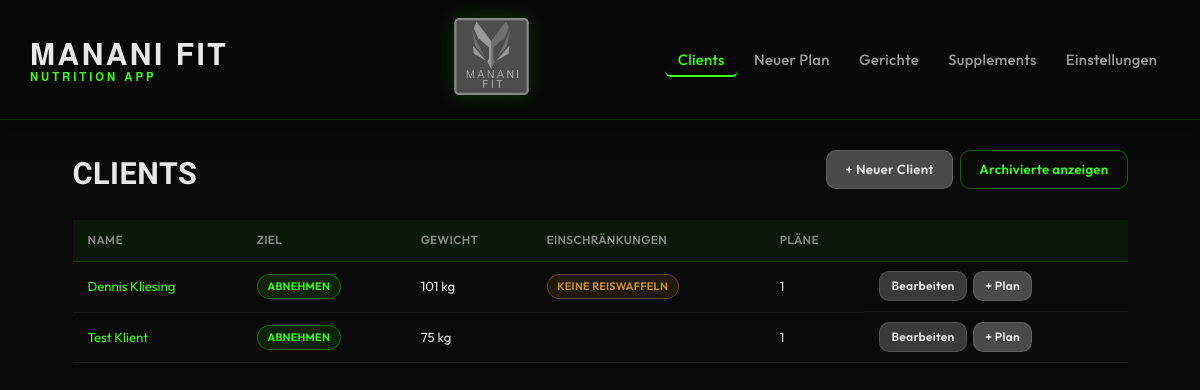
The app's page /clients with its own data.
### models.py (models this page shows, shortened)
class Client(db.Model):
    __tablename__ = "clients"
    __allow_unmapped__ = True
    id: int = db.Column(db.Integer, primary_key=True)
    name: str = db.Column(db.String(120), nullable=False)
    email: str | None = db.Column(db.String(200))
    phone: str | None = db.Column(db.String(50))
    birthdate: date | None = db.Column(db.Date)
    gender: str | None = db.Column(db.String(20))
    weight_kg: float | None = db.Column(db.Float)
    height_cm: float | None = db.Column(db.Float)
    goal: str = db.Column(db.String(30), nullable=False, default="Halten")
    restrictions_text: str | None = db.Column(db.Text)
    restriction_tags: str = db.Column(db.Text, default="[]")
    created_at: datetime = db.Column(db.DateTime, default=datetime.utcnow)
    updated_at: datetime = db.Column(
        db.DateTime, default=datetime.utcnow, onupdate=datetime.utcnow
    )
    is_archived: bool = db.Column(db.Boolean, default=False)
    macro_overrides: str | None = db.Column(db.Text, nullable=True)
    plans = db.relationship("MealPlan", back_populates="client", lazy="dynamic")
    def get_restriction_tags(self) -> list[str]:
        return json.loads(self.restriction_tags or "[]")

### app.py (the view)
    @app.route("/clients")
    def clients_list():
        show_archived = request.args.get("archived") == "1"
        query = Client.query
        if not show_archived:
            query = query.filter_by(is_archived=False)
        clients = query.order_by(Client.name).all()
        return render_template(
            "clients/list.html", clients=clients, show_archived=show_archived
        )

### templates/clients/list.html (shortened to what this page needs)
{% extends "base.html" %}
{% block content %}
<div class="page-header">
  <h1>Clients</h1>
  <div class="header-actions">
    <a href="{{ url_for('clients_new') }}" class="btn btn--primary">+ Neuer Client</a>
    {% if show_archived %}
      <a href="{{ url_for('clients_list') }}" class="btn btn--ghost">Aktive anzeigen</a>
    {% else %}
      <a href="{{ url_for('clients_list', archived=1) }}" class="btn btn--ghost">Archivierte anzeigen</a>
    {% endif %}
  </div>
</div>
{% if clients %}
  <div class="table-wrap">
    <table class="data-table">
      <thead>
        <tr>
          <th>Name</th>
          <th>Ziel</th>
          <th>Gewicht</th>
          <th>Einschränkungen</th>
          <th>Pläne</th>
          <th></th>
        </tr>
      </thead>
      <tbody>
        {% for c in clients %}
        <tr>
          <td><a href="{{ url_for('clients_detail', client_id=c.id) }}">{{ c.name }}</a></td>
          <td><span class="tag">{{ c.goal }}</span></td>
          <td>{% if c.weight_kg %}{{ c.weight_kg|int }} kg{% else %}—{% endif %}</td>
          <td>
            {% for tag in c.get_restriction_tags() %}
              <span class="tag tag--restriction">{{ tag }}</span>
            {% endfor %}
          </td>
          <td>{{ c.plans.count() }}</td>
          <td class="actions">
            <a href="{{ url_for('clients_edit', client_id=c.id) }}" class="btn btn--sm">Bearbeiten</a>
            <a href="{{ url_for('plans_new', client_id=c.id) }}" class="btn btn--sm btn--primary">+ Plan</a>
          </td>
        </tr>
        {% endfor %}
      </tbody>
    </table>
  </div>
{% else %}
  <p class="empty-hint">Keine Clients gefunden.</p>
{% endif %}
{% endblock %}

### static/css/app.css (style rules this page uses)
:root { --primary: #39ff14; --primary-light: #7fff50; --primary-dim: rgba(57,255,20,.12); --bg: #0d0d0d; --surface: rgba(20,20,20,.88); --surface-light: rgba(36,36,36,.92); --border: rgba(255,255,255,.07); --border-hover: rgba(255,255,255,.14); --text: #e8e8e8; --text-muted: #888; --danger: #e05252; --warning: #c9922a; --success: #2ed573; --radius: 10px; --shadow: 0 8px 40px rgba(0,0,0,.65); --shadow-sm: 0 3px 14px rgba(0,0,0,.4); --nav-h: 120px; }
*, *::before, *::after { box-sizing: border-box; margin: 0; padding: 0; }
html { font-size: 15px; }
body { font-family: 'Outfit', system-ui, sans-serif; background-color: var(--bg); background-image: url('/static/uploads/trainings_plan_logos.png'); background-size: cover; background-position: center; background-attachment: fixed; color: var(--text); line-height: 1.55; min-height: 100vh; position: relative; }
body::before { content: ''; position: fixed; inset: 0; background: rgba(0,0,0,.27); z-index: 0; pointer-events: none; }
a { color: var(--primary); text-decoration: none; }
.page-header { display: flex; align-items: flex-start; justify-content: space-between; gap: 1rem; margin-bottom: 1.5rem; flex-wrap: wrap; }
.page-header h1 { font-family: 'Barlow Semi Condensed', sans-serif; font-size: 2.04rem; font-weight: 700; letter-spacing: .5px; color: var(--text); text-transform: uppercase; }
.header-actions { display: flex; gap: .5rem; flex-wrap: wrap; align-items: center; }
.btn { display: inline-flex; align-items: center; gap: .35rem; padding: .55rem 1.2rem; border-radius: var(--radius); border: 1px solid rgba(255,255,255,.12); cursor: pointer; font-size: .88rem; font-weight: 600; font-family: 'Outfit', inherit; letter-spacing: .3px; transition: background .2s ease, color .2s ease, border-color .2s ease, box-shadow .2s ease; text-decoration: none !important; white-space: nowrap; background: #3a3a3a; color: var(--text); }
.btn--primary { background: #4a4a4a; color: var(--text); }
.btn--ghost { background: transparent; color: var(--primary); border: 1px solid rgba(57,255,20,.35); }
.btn--sm { padding: .32rem .75rem; font-size: .8rem; }
.table-wrap { overflow-x: auto; }
.data-table { width: 100%; border-collapse: collapse; font-size: .88rem; }
.data-table th { background: rgba(57,255,20,.06); color: var(--text-muted); font-weight: 600; letter-spacing: .4px; text-transform: uppercase; font-size: .78rem; text-align: left; padding: .75rem 1rem; border-bottom: 1px solid rgba(57,255,20,.2); }
.data-table td { padding: .65rem 1rem; border-bottom: 1px solid var(--border); vertical-align: middle; }
.actions { display: flex; gap: .4rem; white-space: nowrap; }
.tag { display: inline-block; padding: .22rem .65rem; border-radius: 20px; font-size: .72rem; font-weight: 600; letter-spacing: .3px; text-transform: uppercase; background: rgba(57,255,20,.1); color: var(--primary); border: 1px solid rgba(57,255,20,.3); }
.tag--restriction { background: rgba(201,146,42,.12); color: var(--warning); border-color: rgba(201,146,42,.35); }

### records on screen
Client: name "Dennis Kliesing", goal "ABNEHMEN", weight_kg "101", get_restriction_tags "KEINE REISWAFFELN", plans.count "1"
Client: name "Test Klient", goal "ABNEHMEN", weight_kg "75", plans.count "1"
